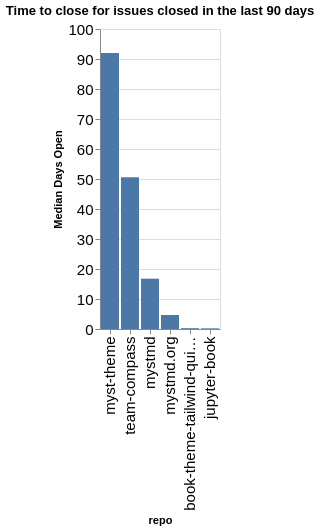

The notebook cell saved with this chart:
### Code cell
time_open = closed.groupby(['org', 'repo']).agg({'time_open': 'median'}).reset_index()
time_open['time_open'] = time_open['time_open'] / (60 * 60 * 24)
time_open['org/repo'] = time_open.apply(lambda a: a['org'] + '/' + a['repo'], axis=1)
sorted_vals = time_open.sort_values(['org', 'time_open'], ascending=False)['repo'].values
alt.Chart(data=time_open, title=f"Time to close for issues closed in the last {n_days} days").mark_bar().encode(
    x=alt.X('repo', sort=alt.Sort(sorted_vals.tolist())),
    y=alt.Y('time_open', title="Median Days Open"),
)

### Figure 1 — Vega-Lite specification as saved in the notebook (floating-point values rounded to 4 significant figures)
{"config": {"axisLeft": {"labelFontSize": 15}, "axisBottom": {"labelFontSize": 15}}, "data": {"name": "data-bdb2c370e9448d8f76582fa7ad79fac4"}, "mark": {"type": "bar"}, "encoding": {"x": {"field": "repo", "sort": ["myst-theme", "team-compass", "mystmd", "mystmd.org", "book-theme-tailwind-quickstart", "jupyter-book"], "type": "nominal"}, "y": {"field": "time_open", "title": "Median Days Open", "type": "quantitative"}}, "title": "Time to close for issues closed in the last 90 days", "$schema": "https://vega.github.io/schema/vega-lite/v5.20.1.json", "datasets": {"data-bdb2c370e9448d8f76582fa7ad79fac4": [{"org": "jupyter-book", "repo": "book-theme-tailwind-quickstart", "time_open": 0.2781, "org/repo": "jupyter-book/book-theme-tailwind-quickstart"}, {"org": "jupyter-book", "repo": "jupyter-book", "time_open": 0.2269, "org/repo": "jupyter-book/jupyter-book"}, {"org": "jupyter-book", "repo": "myst-theme", "time_open": 92.02, "org/repo": "jupyter-book/myst-theme"}, {"org": "jupyter-book", "repo": "mystmd", "time_open": 16.77, "org/repo": "jupyter-book/mystmd"}, {"org": "jupyter-book", "repo": "mystmd.org", "time_open": 4.676, "org/repo": "jupyter-book/mystmd.org"}, {"org": "jupyter-book", "repo": "team-compass", "time_open": 50.55, "org/repo": "jupyter-book/team-compass"}]}}
